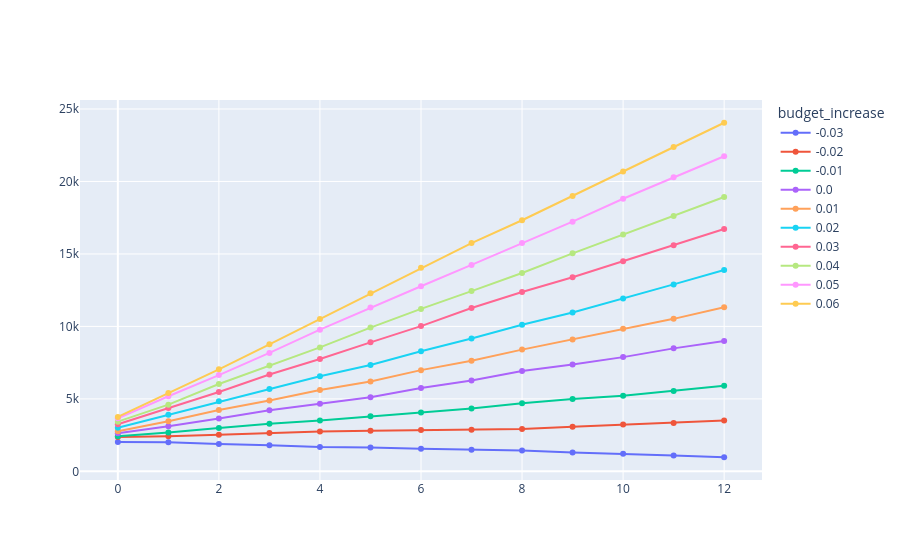

The notebook cell this image was saved under:
### Code cell
simulations_by_month = (
    simulations.group_by("month", "budget_increase")
    .agg(
        amount_average=pl.col("amount").mean(),
        amount_min=pl.col("amount").min(),
        amount_max=pl.col("amount").max(),
    )
    .sort("budget_increase", "month")
)

fig = go.Figure(
    [
        chart
        for (budget_increase, sims) in (
            (
                budget_increase,
                simulations_by_month.filter(
                    pl.col("budget_increase") == budget_increase
                ),
            )
            for budget_increase in BUDGET_INCREASES
        )
        for chart in [
            go.Scatter(x=sims["month"], y=sims["amount_average"], name=budget_increase),
            # go.Scatter(
            #     x=pl.concat([sims["month"], sims["month"].reverse()]),
            #     y=pl.concat([sims["amount_min"], sims["amount_max"].reverse()]),
            #     fill="toself",
            # ),
        ]
    ],
    layout=go.Layout(legend=go.layout.Legend(title="budget_increase")),
)
fig.show()

### Figure 1 — Plotly figure (JSON) as saved in the notebook; plotly's stock layout.template omitted (floating-point values rounded to 4 significant figures)
{"data": [{"name": "-0.03", "type": "scatter", "x": [0, 1, 2, 3, 4, 5, 6, 7, 8, 9, 10, 11, 12], "y": [2031.0, 2006.0, 1894.0, 1811.0, 1674.0, 1648.0, 1561.0, 1489.0, 1438.0, 1305.0, 1212.0, 1093.0, 974.3]}, {"name": "-0.02", "type": "scatter", "x": [0, 1, 2, 3, 4, 5, 6, 7, 8, 9, 10, 11, 12], "y": [2364.0, 2419.0, 2531.0, 2653.0, 2745.0, 2804.0, 2851.0, 2870.0, 2924.0, 3084.0, 3236.0, 3341.0, 3509.0]}, {"name": "-0.01", "type": "scatter", "x": [0, 1, 2, 3, 4, 5, 6, 7, 8, 9, 10, 11, 12], "y": [2429.0, 2677.0, 2999.0, 3288.0, 3511.0, 3798.0, 4065.0, 4345.0, 4694.0, 4988.0, 5216.0, 5540.0, 5902.0]}, {"name": "0.0", "type": "scatter", "x": [0, 1, 2, 3, 4, 5, 6, 7, 8, 9, 10, 11, 12], "y": [2637.0, 3118.0, 3652.0, 4215.0, 4660.0, 5114.0, 5751.0, 6269.0, 6922.0, 7365.0, 7882.0, 8486.0, 8993.0]}, {"name": "0.01", "type": "scatter", "x": [0, 1, 2, 3, 4, 5, 6, 7, 8, 9, 10, 11, 12], "y": [2772.0, 3463.0, 4234.0, 4883.0, 5615.0, 6197.0, 6985.0, 7632.0, 8400.0, 9101.0, 9840.0, 10520.0, 11330.0]}, {"name": "0.02", "type": "scatter", "x": [0, 1, 2, 3, 4, 5, 6, 7, 8, 9, 10, 11, 12], "y": [3012.0, 3898.0, 4829.0, 5679.0, 6569.0, 7339.0, 8293.0, 9163.0, 10110.0, 10970.0, 11920.0, 12900.0, 13900.0]}, {"name": "0.03", "type": "scatter", "x": [0, 1, 2, 3, 4, 5, 6, 7, 8, 9, 10, 11, 12], "y": [3252.0, 4370.0, 5480.0, 6687.0, 7750.0, 8901.0, 10020.0, 11270.0, 12370.0, 13390.0, 14490.0, 15600.0, 16720.0]}, {"name": "0.04", "type": "scatter", "x": [0, 1, 2, 3, 4, 5, 6, 7, 8, 9, 10, 11, 12], "y": [3431.0, 4603.0, 6027.0, 7298.0, 8554.0, 9921.0, 11210.0, 12440.0, 13680.0, 15040.0, 16340.0, 17620.0, 18930.0]}, {"name": "0.05", "type": "scatter", "x": [0, 1, 2, 3, 4, 5, 6, 7, 8, 9, 10, 11, 12], "y": [3662.0, 5184.0, 6643.0, 8172.0, 9777.0, 11300.0, 12770.0, 14240.0, 15750.0, 17230.0, 18810.0, 20290.0, 21740.0]}, {"name": "0.06", "type": "scatter", "x": [0, 1, 2, 3, 4, 5, 6, 7, 8, 9, 10, 11, 12], "y": [3759.0, 5406.0, 7044.0, 8765.0, 10520.0, 12300.0, 14050.0, 15750.0, 17320.0, 18990.0, 20690.0, 22370.0, 24050.0]}], "layout": {"legend": {"title": {"text": "budget_increase"}}}}
